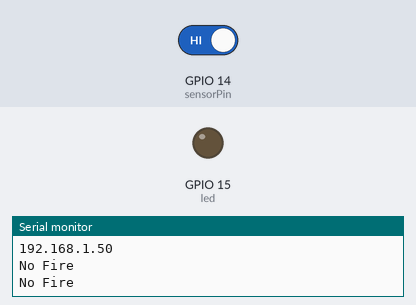
A sketch run on a simulated ESP32. Shown: output pins drawn as LEDs (lit = HIGH), the last lines printed to the serial monitor. The inputs (shaded band) are chosen by the test bench; at power-on: GPIO 14 (sensorPin) HIGH. WiFi joins after 1.5 s; servers stay silent unless stated; web services answer with replies made up by the test bench.

Above: at 2.7 s.
2.8 s: GPIO 14 (sensorPin) driven LOW
At 4.3 s:
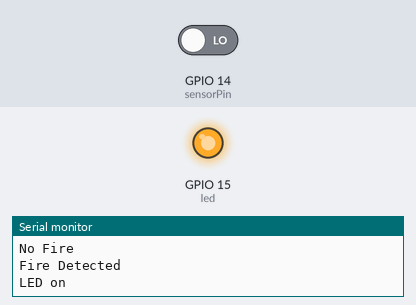
5.0 s: GPIO 14 (sensorPin) driven HIGH
At 8.9 s:
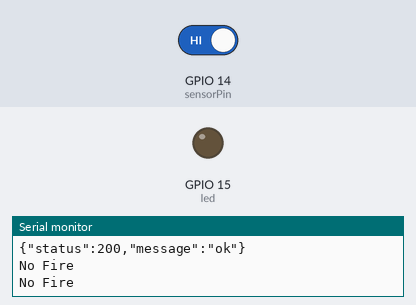
Timing chart, 0 to 10.4 s (numbered marks = the images above; inputs shaded):
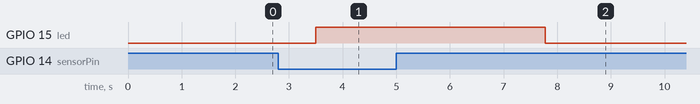

Measured:
- after the input at 2.8 s, GPIO 15 (led): LOW → HIGH after 0.70 s
- after the input at 5.0 s, GPIO 15 (led): HIGH → LOW after 2.8 s

The sketch:

sketch_jun12a.ino
```cpp
#include <WiFi.h>
#include <WiFiClientSecure.h>

char SSID[] = "TOTOLINK_N200RE";
char PASSWORD[] = "0935273776";
WiFiClientSecure client;

int sensorPin=14; // select the input pin for the LDR
int led=15;
int sensorValue = HIGH;
char host[]="notify-api.line.me";
String Linetoken = "I8ldiiKangjbd8rGLfFmdpdrmPZGKq8hMcGjnKaD0uA";

void setup()
{
  Serial.begin(115200);
  Serial.print("Connecting Wifi: ");
  Serial.println(SSID);
  WiFi.begin(SSID, PASSWORD);
  while (WiFi.status() != WL_CONNECTED)
  {
    Serial.print(".");
    delay(500);
  }
  Serial.println("");
  Serial.println("WiFi connected");
  Serial.println("IP address: ");
  IPAddress ip = WiFi.localIP();
  Serial.println(ip);
  pinMode(led, OUTPUT);
}

void loop()
{
  sensorValue = digitalRead(sensorPin);
  if(sensorValue==LOW)
  {
     int n;
     Serial.println("Fire Detected");
     Serial.println("LED on");
     digitalWrite(led,HIGH);
     String message="你家失火";
     n=client.connect(host,443);
     client.setInsecure();
     if (n)
     {
      int LEN = message.length();
      String url = "/api/notify";
      client.println("POST " + url + " HTTP/1.1");
      client.print("Host: "); client.println(host);
      //權杖
      client.print("Authorization: Bearer "); client.println(Linetoken);
      client.println("Content-Type: application/x-www-form-urlencoded");
      client.print("Content-Length: "); client.println( String((LEN + 8)) );
      client.println();
      client.print("message="); client.println(message);
      client.println();
      //等候回應
      delay(2000);
      String response = client.readString();
      //顯示傳遞結果
      Serial.println(response);
      client.stop(); //斷線，否則只能傳5次
     }
     else //傳送失敗
      Serial.println("connected fail");
     delay(1000);
     sensorValue=HIGH;
  }
  else
  {
    digitalWrite(led,LOW);
    Serial.println("No Fire");
    delay(1000);
  }
}
```
